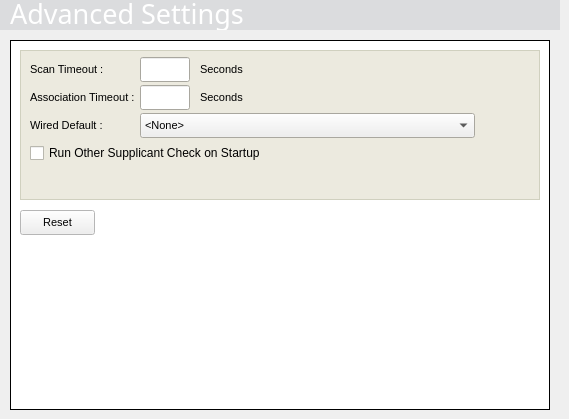
    <widget class="QWidget" name="widgetStackAdvancedSettingsEditPage" >
     <widget class="QFrame" name="backgroundHeaderAdvancedSettingsEdit" >
      <property name="geometry" >
       <rect>
        <x>0</x>
        <y>0</y>
        <width>560</width>
        <height>30</height>
       </rect>
      </property>
      <property name="minimumSize" >
       <size>
        <width>560</width>
        <height>30</height>
       </size>
      </property>
      <property name="maximumSize" >
       <size>
        <width>560</width>
        <height>30</height>
       </size>
      </property>
      <property name="palette" >
       <palette>
        <active>
         <colorrole role="Base" >
          <brush brushstyle="SolidPattern" >
           <color alpha="255" >
            <red>255</red>
            <green>255</green>
            <blue>255</blue>
           </color>
          </brush>
         </colorrole>
         <colorrole role="Window" >
          <brush brushstyle="SolidPattern" >
           <color alpha="255" >
            <red>219</red>
            <green>220</green>
            <blue>222</blue>
           </color>
          </brush>
         </colorrole>
        </active>
        <inactive>
         <colorrole role="Base" >
          <brush brushstyle="SolidPattern" >
           <color alpha="255" >
            <red>255</red>
            <green>255</green>
            <blue>255</blue>
           </color>
          </brush>
         </colorrole>
         <colorrole role="Window" >
          <brush brushstyle="SolidPattern" >
           <color alpha="255" >
            <red>219</red>
            <green>220</green>
            <blue>222</blue>
           </color>
          </brush>
         </colorrole>
        </inactive>
        <disabled>
         <colorrole role="Base" >
          <brush brushstyle="SolidPattern" >
           <color alpha="255" >
            <red>219</red>
            <green>220</green>
            <blue>222</blue>
           </color>
          </brush>
         </colorrole>
         <colorrole role="Window" >
          <brush brushstyle="SolidPattern" >
           <color alpha="255" >
            <red>219</red>
            <green>220</green>
            <blue>222</blue>
           </color>
          </brush>
         </colorrole>
        </disabled>
       </palette>
      </property>
      <property name="autoFillBackground" >
       <bool>true</bool>
      </property>
      <property name="frameShape" >
       <enum>QFrame::NoFrame</enum>
      </property>
      <property name="frameShadow" >
       <enum>QFrame::Plain</enum>
      </property>
      <property name="lineWidth" >
       <number>0</number>
      </property>
      <widget class="QLabel" name="headerAdvancedSettingsEdit" >
       <property name="geometry" >
        <rect>
         <x>10</x>
         <y>-5</y>
         <width>480</width>
         <height>35</height>
        </rect>
       </property>
       <property name="minimumSize" >
        <size>
         <width>480</width>
         <height>35</height>
        </size>
       </property>
       <property name="maximumSize" >
        <size>
         <width>480</width>
         <height>35</height>
        </size>
       </property>
       <property name="palette" >
        <palette>
         <active>
          <colorrole role="WindowText" >
           <brush brushstyle="SolidPattern" >
            <color alpha="255" >
             <red>255</red>
             <green>255</green>
             <blue>255</blue>
            </color>
           </brush>
          </colorrole>
         </active>
         <inactive>
          <colorrole role="WindowText" >
           <brush brushstyle="SolidPattern" >
            <color alpha="255" >
             <red>255</red>
             <green>255</green>
             <blue>255</blue>
            </color>
           </brush>
          </colorrole>
         </inactive>
         <disabled>
          <colorrole role="WindowText" >
           <brush brushstyle="SolidPattern" >
            <color alpha="255" >
             <red>119</red>
             <green>119</green>
             <blue>119</blue>
            </color>
           </brush>
          </colorrole>
         </disabled>
        </palette>
       </property>
       <property name="font" >
        <font>
         <family>Utah MT</family>
         <pointsize>20</pointsize>
         <weight>50</weight>
         <bold>false</bold>
        </font>
       </property>
       <property name="lineWidth" >
        <number>0</number>
       </property>
       <property name="text" >
        <string>Advanced Settings</string>
       </property>
       <property name="alignment" >
        <set>Qt::AlignLeading|Qt::AlignLeft|Qt::AlignTop</set>
       </property>
       <property name="indent" >
        <number>0</number>
       </property>
      </widget>
     </widget>
     <widget class="QFrame" name="whiteFrameAdvancedSettings" >
      <property name="geometry" >
       <rect>
        <x>10</x>
        <y>40</y>
        <width>540</width>
        <height>370</height>
       </rect>
      </property>
      <property name="minimumSize" >
       <size>
        <width>540</width>
        <height>370</height>
       </size>
      </property>
      <property name="maximumSize" >
       <size>
        <width>540</width>
        <height>370</height>
       </size>
      </property>
      <property name="palette" >
       <palette>
        <active>
         <colorrole role="Base" >
          <brush brushstyle="SolidPattern" >
           <color alpha="255" >
            <red>255</red>
            <green>255</green>
            <blue>255</blue>
           </color>
          </brush>
         </colorrole>
         <colorrole role="Window" >
          <brush brushstyle="SolidPattern" >
           <color alpha="255" >
            <red>255</red>
            <green>255</green>
            <blue>255</blue>
           </color>
          </brush>
         </colorrole>
        </active>
        <inactive>
         <colorrole role="Base" >
          <brush brushstyle="SolidPattern" >
           <color alpha="255" >
            <red>255</red>
            <green>255</green>
            <blue>255</blue>
           </color>
          </brush>
         </colorrole>
         <colorrole role="Window" >
          <brush brushstyle="SolidPattern" >
           <color alpha="255" >
            <red>255</red>
            <green>255</green>
            <blue>255</blue>
           </color>
          </brush>
         </colorrole>
        </inactive>
        <disabled>
         <colorrole role="Base" >
          <brush brushstyle="SolidPattern" >
           <color alpha="255" >
            <red>255</red>
            <green>255</green>
            <blue>255</blue>
           </color>
          </brush>
         </colorrole>
         <colorrole role="Window" >
          <brush brushstyle="SolidPattern" >
           <color alpha="255" >
            <red>255</red>
            <green>255</green>
            <blue>255</blue>
           </color>
          </brush>
         </colorrole>
        </disabled>
       </palette>
      </property>
      <property name="autoFillBackground" >
       <bool>true</bool>
      </property>
      <property name="frameShape" >
       <enum>QFrame::Box</enum>
      </property>
      <property name="frameShadow" >
       <enum>QFrame::Plain</enum>
      </property>
      <widget class="QFrame" name="dataFrameAdvancedSettings" >
       <property name="geometry" >
        <rect>
         <x>10</x>
         <y>10</y>
         <width>520</width>
         <height>150</height>
        </rect>
       </property>
       <property name="minimumSize" >
        <size>
         <width>520</width>
         <height>150</height>
        </size>
       </property>
       <property name="palette" >
        <palette>
         <active>
          <colorrole role="WindowText" >
           <brush brushstyle="SolidPattern" >
            <color alpha="255" >
             <red>208</red>
             <green>208</green>
             <blue>191</blue>
            </color>
           </brush>
          </colorrole>
          <colorrole role="Base" >
           <brush brushstyle="SolidPattern" >
            <color alpha="255" >
             <red>255</red>
             <green>255</green>
             <blue>255</blue>
            </color>
           </brush>
          </colorrole>
          <colorrole role="Window" >
           <brush brushstyle="SolidPattern" >
            <color alpha="255" >
             <red>236</red>
             <green>234</green>
             <blue>223</blue>
            </color>
           </brush>
          </colorrole>
         </active>
         <inactive>
          <colorrole role="WindowText" >
           <brush brushstyle="SolidPattern" >
            <color alpha="255" >
             <red>208</red>
             <green>208</green>
             <blue>191</blue>
            </color>
           </brush>
          </colorrole>
          <colorrole role="Base" >
           <brush brushstyle="SolidPattern" >
            <color alpha="255" >
             <red>255</red>
             <green>255</green>
             <blue>255</blue>
            </color>
           </brush>
          </colorrole>
          <colorrole role="Window" >
           <brush brushstyle="SolidPattern" >
            <color alpha="255" >
             <red>236</red>
             <green>234</green>
             <blue>223</blue>
            </color>
           </brush>
          </colorrole>
         </inactive>
         <disabled>
          <colorrole role="WindowText" >
           <brush brushstyle="SolidPattern" >
            <color alpha="255" >
             <red>119</red>
             <green>119</green>
             <blue>119</blue>
            </color>
           </brush>
          </colorrole>
          <colorrole role="Base" >
           <brush brushstyle="SolidPattern" >
            <color alpha="255" >
             <red>236</red>
             <green>234</green>
             <blue>223</blue>
            </color>
           </brush>
          </colorrole>
          <colorrole role="Window" >
           <brush brushstyle="SolidPattern" >
            <color alpha="255" >
             <red>236</red>
             <green>234</green>
             <blue>223</blue>
            </color>
           </brush>
          </colorrole>
         </disabled>
        </palette>
       </property>
       <property name="autoFillBackground" >
        <bool>true</bool>
       </property>
       <property name="frameShape" >
        <enum>QFrame::Box</enum>
       </property>
       <property name="frameShadow" >
        <enum>QFrame::Plain</enum>
       </property>
       <widget class="QLabel" name="labelAdvancedSettingsScanTimeoutUnits" >
        <property name="geometry" >
         <rect>
          <x>180</x>
          <y>10</y>
          <width>64</width>
          <height>18</height>
         </rect>
        </property>
        <property name="minimumSize" >
         <size>
          <width>0</width>
          <height>18</height>
         </size>
        </property>
        <property name="maximumSize" >
         <size>
          <width>16777215</width>
          <height>18</height>
         </size>
        </property>
        <property name="palette" >
         <palette>
          <active>
           <colorrole role="WindowText" >
            <brush brushstyle="SolidPattern" >
             <color alpha="255" >
              <red>0</red>
              <green>0</green>
              <blue>0</blue>
             </color>
            </brush>
           </colorrole>
          </active>
          <inactive>
           <colorrole role="WindowText" >
            <brush brushstyle="SolidPattern" >
             <color alpha="255" >
              <red>0</red>
              <green>0</green>
              <blue>0</blue>
             </color>
            </brush>
           </colorrole>
          </inactive>
          <disabled>
           <colorrole role="WindowText" >
            <brush brushstyle="SolidPattern" >
             <color alpha="255" >
              <red>119</red>
              <green>119</green>
              <blue>119</blue>
             </color>
            </brush>
           </colorrole>
          </disabled>
         </palette>
        </property>
        <property name="font" >
         <font>
          <pointsize>8</pointsize>
         </font>
        </property>
        <property name="text" >
         <string>Seconds</string>
        </property>
       </widget>
       <widget class="QLabel" name="labelAdvancedSettingsAssociationTimeoutUnits" >
        <property name="geometry" >
         <rect>
          <x>180</x>
          <y>38</y>
          <width>64</width>
          <height>18</height>
         </rect>
        </property>
        <property name="minimumSize" >
         <size>
          <width>0</width>
          <height>18</height>
         </size>
        </property>
        <property name="maximumSize" >
         <size>
          <width>16777215</width>
          <height>18</height>
         </size>
        </property>
        <property name="palette" >
         <palette>
          <active>
           <colorrole role="WindowText" >
            <brush brushstyle="SolidPattern" >
             <color alpha="255" >
              <red>0</red>
              <green>0</green>
              <blue>0</blue>
             </color>
            </brush>
           </colorrole>
          </active>
          <inactive>
           <colorrole role="WindowText" >
            <brush brushstyle="SolidPattern" >
             <color alpha="255" >
              <red>0</red>
              <green>0</green>
              <blue>0</blue>
             </color>
            </brush>
           </colorrole>
          </inactive>
          <disabled>
           <colorrole role="WindowText" >
            <brush brushstyle="SolidPattern" >
             <color alpha="255" >
              <red>119</red>
              <green>119</green>
              <blue>119</blue>
             </color>
            </brush>
           </colorrole>
          </disabled>
         </palette>
        </property>
        <property name="font" >
         <font>
          <pointsize>8</pointsize>
         </font>
        </property>
        <property name="text" >
         <string>Seconds</string>
        </property>
       </widget>
       <widget class="QLabel" name="labelAdvancedSettingsScanTimeout" >
        <property name="geometry" >
         <rect>
          <x>10</x>
          <y>10</y>
          <width>105</width>
          <height>18</height>
         </rect>
        </property>
        <property name="minimumSize" >
         <size>
          <width>0</width>
          <height>18</height>
         </size>
        </property>
        <property name="maximumSize" >
         <size>
          <width>16777215</width>
          <height>18</height>
         </size>
        </property>
        <property name="palette" >
         <palette>
          <active>
           <colorrole role="WindowText" >
            <brush brushstyle="SolidPattern" >
             <color alpha="255" >
              <red>0</red>
              <green>0</green>
              <blue>0</blue>
             </color>
            </brush>
           </colorrole>
          </active>
          <inactive>
           <colorrole role="WindowText" >
            <brush brushstyle="SolidPattern" >
             <color alpha="255" >
              <red>0</red>
              <green>0</green>
              <blue>0</blue>
             </color>
            </brush>
           </colorrole>
          </inactive>
          <disabled>
           <colorrole role="WindowText" >
            <brush brushstyle="SolidPattern" >
             <color alpha="255" >
              <red>119</red>
              <green>119</green>
              <blue>119</blue>
             </color>
            </brush>
           </colorrole>
          </disabled>
         </palette>
        </property>
        <property name="font" >
         <font>
          <pointsize>8</pointsize>
         </font>
        </property>
        <property name="text" >
         <string>Scan Timeout :</string>
        </property>
       </widget>
       <widget class="QLineEdit" name="dataFieldAdvancedSettingsScanTimeout" >
        <property name="geometry" >
         <rect>
          <x>120</x>
          <y>7</y>
          <width>50</width>
          <height>25</height>
         </rect>
        </property>
        <property name="minimumSize" >
         <size>
          <width>0</width>
          <height>25</height>
         </size>
        </property>
        <property name="maximumSize" >
         <size>
          <width>50</width>
          <height>25</height>
         </size>
        </property>
        <property name="palette" >
         <palette>
          <active>
           <colorrole role="WindowText" >
            <brush brushstyle="SolidPattern" >
             <color alpha="255" >
              <red>127</red>
              <green>157</green>
              <blue>185</blue>
             </color>
            </brush>
           </colorrole>
          </active>
          <inactive>
           <colorrole role="WindowText" >
            <brush brushstyle="SolidPattern" >
             <color alpha="255" >
              <red>127</red>
              <green>157</green>
              <blue>185</blue>
             </color>
            </brush>
           </colorrole>
          </inactive>
          <disabled>
           <colorrole role="WindowText" >
            <brush brushstyle="SolidPattern" >
             <color alpha="255" >
              <red>119</red>
              <green>119</green>
              <blue>119</blue>
             </color>
            </brush>
           </colorrole>
          </disabled>
         </palette>
        </property>
        <property name="font" >
         <font>
          <pointsize>8</pointsize>
         </font>
        </property>
        <property name="maxLength" >
         <number>5</number>
        </property>
       </widget>
       <widget class="QLineEdit" name="dataFieldAdvancedSettingsAssociationTimeout" >
        <property name="geometry" >
         <rect>
          <x>120</x>
          <y>35</y>
          <width>50</width>
          <height>25</height>
         </rect>
        </property>
        <property name="minimumSize" >
         <size>
          <width>0</width>
          <height>25</height>
         </size>
        </property>
        <property name="maximumSize" >
         <size>
          <width>50</width>
          <height>25</height>
         </size>
        </property>
        <property name="palette" >
         <palette>
          <active>
           <colorrole role="WindowText" >
            <brush brushstyle="SolidPattern" >
             <color alpha="255" >
              <red>127</red>
              <green>157</green>
              <blue>185</blue>
             </color>
            </brush>
           </colorrole>
          </active>
          <inactive>
           <colorrole role="WindowText" >
            <brush brushstyle="SolidPattern" >
             <color alpha="255" >
              <red>127</red>
              <green>157</green>
              <blue>185</blue>
             </color>
            </brush>
           </colorrole>
          </inactive>
          <disabled>
           <colorrole role="WindowText" >
            <brush brushstyle="SolidPattern" >
             <color alpha="255" >
              <red>119</red>
              <green>119</green>
              <blue>119</blue>
             </color>
            </brush>
           </colorrole>
          </disabled>
         </palette>
        </property>
        <property name="font" >
         <font>
          <pointsize>8</pointsize>
         </font>
        </property>
        <property name="maxLength" >
         <number>5</number>
        </property>
       </widget>
       <widget class="QComboBox" name="dataComboAdvancedSettingsWiredDefault" >
        <property name="geometry" >
         <rect>
          <x>120</x>
          <y>63</y>
          <width>335</width>
          <height>25</height>
         </rect>
        </property>
        <property name="minimumSize" >
         <size>
          <width>0</width>
          <height>25</height>
         </size>
        </property>
        <property name="maximumSize" >
         <size>
          <width>16777215</width>
          <height>25</height>
         </size>
        </property>
        <property name="font" >
         <font>
          <pointsize>8</pointsize>
         </font>
        </property>
        <item>
         <property name="text" >
          <string>&lt;None></string>
         </property>
        </item>
       </widget>
       <widget class="QCheckBox" name="dataCheckboxAdvancedSettignsRunCheckOnStartup" >
        <property name="geometry" >
         <rect>
          <x>10</x>
          <y>94</y>
          <width>450</width>
          <height>18</height>
         </rect>
        </property>
        <property name="minimumSize" >
         <size>
          <width>450</width>
          <height>0</height>
         </size>
        </property>
        <property name="maximumSize" >
         <size>
          <width>450</width>
          <height>16777215</height>
         </size>
        </property>
        <property name="palette" >
         <palette>
          <active>
           <colorrole role="WindowText" >
            <brush brushstyle="SolidPattern" >
             <color alpha="255" >
              <red>0</red>
              <green>0</green>
              <blue>0</blue>
             </color>
            </brush>
           </colorrole>
          </active>
          <inactive>
           <colorrole role="WindowText" >
            <brush brushstyle="SolidPattern" >
             <color alpha="255" >
              <red>0</red>
              <green>0</green>
              <blue>0</blue>
             </color>
            </brush>
           </colorrole>
          </inactive>
          <disabled>
           <colorrole role="WindowText" >
            <brush brushstyle="SolidPattern" >
             <color alpha="255" >
              <red>119</red>
              <green>119</green>
              <blue>119</blue>
             </color>
            </brush>
           </colorrole>
          </disabled>
         </palette>
        </property>
        <property name="text" >
         <string>Run Other Supplicant Check on Startup</string>
        </property>
       </widget>
       <widget class="QLabel" name="labelAdvancedSettingsWiredDefault" >
        <property name="geometry" >
         <rect>
          <x>10</x>
          <y>66</y>
          <width>111</width>
          <height>18</height>
         </rect>
        </property>
        <property name="minimumSize" >
         <size>
          <width>0</width>
          <height>18</height>
         </size>
        </property>
        <property name="maximumSize" >
         <size>
          <width>16777215</width>
          <height>18</height>
         </size>
        </property>
        <property name="palette" >
         <palette>
          <active>
           <colorrole role="WindowText" >
            <brush brushstyle="SolidPattern" >
             <color alpha="255" >
              <red>0</red>
              <green>0</green>
              <blue>0</blue>
             </color>
            </brush>
           </colorrole>
          </active>
          <inactive>
           <colorrole role="WindowText" >
            <brush brushstyle="SolidPattern" >
             <color alpha="255" >
              <red>0</red>
              <green>0</green>
              <blue>0</blue>
             </color>
            </brush>
           </colorrole>
          </inactive>
          <disabled>
           <colorrole role="WindowText" >
            <brush brushstyle="SolidPattern" >
             <color alpha="255" >
              <red>119</red>
              <green>119</green>
              <blue>119</blue>
             </color>
            </brush>
           </colorrole>
          </disabled>
         </palette>
        </property>
        <property name="font" >
         <font>
          <pointsize>8</pointsize>
         </font>
        </property>
        <property name="text" >
         <string>Wired Default :</string>
        </property>
       </widget>
       <widget class="QLabel" name="labelAdvancedSettingsAssociationTimeout" >
        <property name="geometry" >
         <rect>
          <x>10</x>
          <y>38</y>
          <width>105</width>
          <height>18</height>
         </rect>
        </property>
        <property name="minimumSize" >
         <size>
          <width>0</width>
          <height>18</height>
         </size>
        </property>
        <property name="maximumSize" >
         <size>
          <width>16777215</width>
          <height>18</height>
         </size>
        </property>
        <property name="palette" >
         <palette>
          <active>
           <colorrole role="WindowText" >
            <brush brushstyle="SolidPattern" >
             <color alpha="255" >
              <red>0</red>
              <green>0</green>
              <blue>0</blue>
             </color>
            </brush>
           </colorrole>
          </active>
          <inactive>
           <colorrole role="WindowText" >
            <brush brushstyle="SolidPattern" >
             <color alpha="255" >
              <red>0</red>
              <green>0</green>
              <blue>0</blue>
             </color>
            </brush>
           </colorrole>
          </inactive>
          <disabled>
           <colorrole role="WindowText" >
            <brush brushstyle="SolidPattern" >
             <color alpha="255" >
              <red>119</red>
              <green>119</green>
              <blue>119</blue>
             </color>
            </brush>
           </colorrole>
          </disabled>
         </palette>
        </property>
        <property name="font" >
         <font>
          <pointsize>8</pointsize>
         </font>
        </property>
        <property name="text" >
         <string>Association Timeout :</string>
        </property>
       </widget>
      </widget>
      <widget class="QPushButton" name="buttonAdvancedSettingsReset" >
       <property name="geometry" >
        <rect>
         <x>10</x>
         <y>170</y>
         <width>75</width>
         <height>25</height>
        </rect>
       </property>
       <property name="minimumSize" >
        <size>
         <width>75</width>
         <height>25</height>
        </size>
       </property>
       <property name="maximumSize" >
        <size>
         <width>75</width>
         <height>25</height>
        </size>
       </property>
       <property name="font" >
        <font>
         <pointsize>8</pointsize>
        </font>
       </property>
       <property name="text" >
        <string>Reset</string>
       </property>
      </widget>
     </widget>
    </widget>
